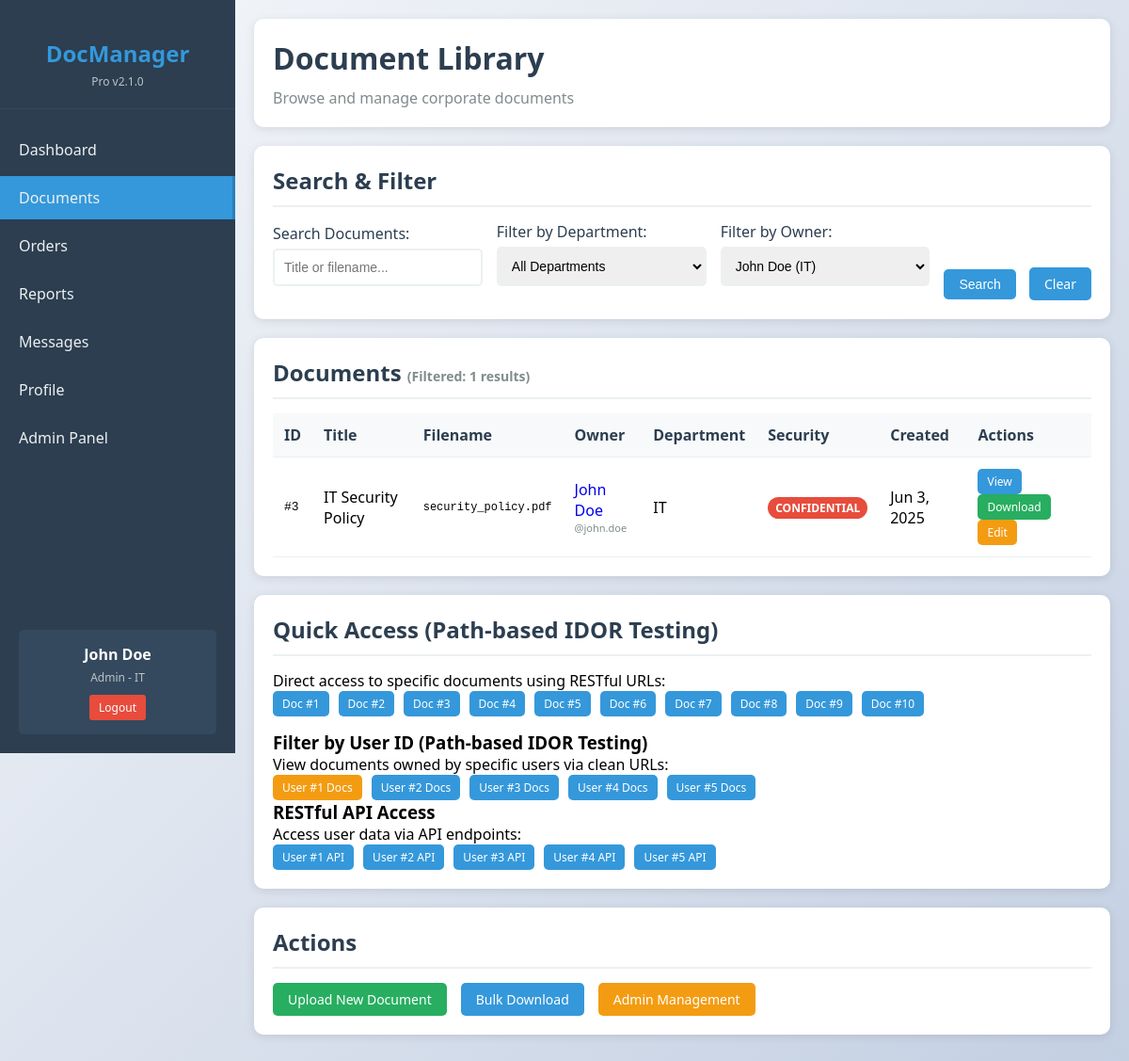
The app's page /documents/user/1 (signed in) with its own data.
### tables this page shows
CREATE TABLE documents (
    id INT AUTO_INCREMENT PRIMARY KEY,
    title VARCHAR(200) NOT NULL,
    filename VARCHAR(255) NOT NULL,
    file_path VARCHAR(500) NOT NULL,
    owner_id INT NOT NULL,
    department VARCHAR(50),
    is_confidential BOOLEAN DEFAULT FALSE,
    created_at TIMESTAMP DEFAULT CURRENT_TIMESTAMP,
    FOREIGN KEY (owner_id) REFERENCES users(id)
);

CREATE TABLE users (
    id INT AUTO_INCREMENT PRIMARY KEY,
    username VARCHAR(50) UNIQUE NOT NULL,
    password VARCHAR(255) NOT NULL,
    email VARCHAR(100) NOT NULL,
    first_name VARCHAR(50) NOT NULL,
    last_name VARCHAR(50) NOT NULL,
    role ENUM('admin', 'manager', 'employee') DEFAULT 'employee',
    department VARCHAR(50),
    created_at TIMESTAMP DEFAULT CURRENT_TIMESTAMP
);

### config.php (called while the page is built)
<?php
$config = [
    'database' => [
        'host' => 'database',
        'user' => 'webuser',
        'pass' => 'WebPass123',
        'name' => 'docmanager',
    ],
    'app' => [
        'name' => 'DocManager Pro',
        'version' => '2.1.0',
        'upload_path' => '/var/www/html/uploads/',
        'max_file_size' => 10485760,
    ],
    'security' => [
        'session_lifetime' => 3600,
        'password_hash' => false,
    ]
];

### auth.php (called while the page is built, shortened)
<?php
require_once 'config.php';
class Auth {
    public function __construct() {
        global $config;
        $this->db = new mysqli(
            $config['database']['host'],
            $config['database']['user'],
            $config['database']['pass'],
            $config['database']['name']
        );
    }
    public function isLoggedIn() {
        return isset($_SESSION['user_id']) && isset($_SESSION['login_time']);
    }
    public function getCurrentUser() {
        if ($this->isLoggedIn()) {
            return [
                'id' => $_SESSION['user_id'],
                'username' => $_SESSION['username'],
                'email' => $_SESSION['email'],
                'first_name' => $_SESSION['first_name'],
                'last_name' => $_SESSION['last_name'],
                'role' => $_SESSION['role'],
                'department' => $_SESSION['department']
            ];
        }
        return null;
    }
}
function requireLogin() {
    $auth = new Auth();
    return $auth->getCurrentUser();
}

### documents.php (the view, shortened to what this page needs)
<?php
require_once 'auth.php';
$user = requireLogin();
require_once 'config.php';
$db = new mysqli($config['database']['host'], $config['database']['user'], $config['database']['pass'], $config['database']['name']);
$filter_department = $_GET['department'] ?? '';
$filter_user_id = $_GET['user_id'] ?? '';
$search = $_GET['search'] ?? '';
$query = "SELECT d.*, u.first_name, u.last_name, u.username
          FROM documents d
          JOIN users u ON d.owner_id = u.id
          WHERE 1=1";
$params = [];
$types = "";
if ($filter_user_id) {
    $query .= " AND d.owner_id = ?";
    $params[] = $filter_user_id;
    $types .= "i";
}
$query .= " ORDER BY d.created_at DESC";
$stmt = $db->prepare($query);
if ($params) {
    $stmt->bind_param($types, ...$params);
}
$stmt->execute();
$documents = $stmt->get_result();
$users = $db->query("SELECT id, first_name, last_name, username, department FROM users ORDER BY first_name, last_name");
?>
<!DOCTYPE html>
<html lang="en">
<head>
    <link rel="stylesheet" href="style.css">
</head>
<body>
    <div class="container">
        <div class="sidebar">
            <div class="logo">
                <h2>DocManager</h2>
                <p>Pro v2.1.0</p>
            </div>
            <nav>
                <ul>
                    <li><a href="dashboard.php">Dashboard</a></li>
                    <li><a href="documents.php" class="active">Documents</a></li>
                    <li><a href="orders.php">Orders</a></li>
                    <li><a href="reports.php">Reports</a></li>
                    <li><a href="messages.php">Messages</a></li>
                    <li><a href="profile.php">Profile</a></li>
                    <?php if ($user['role'] === 'admin'): ?>
                    <li><a href="admin.php">Admin Panel</a></li>
                    <?php endif; ?>
                </ul>
            </nav>
            <div class="user-info">
                <div class="name"><?php echo htmlspecialchars($user['first_name'] . ' ' . $user['last_name']); ?></div>
                <div class="role"><?php echo ucfirst($user['role']); ?> - <?php echo htmlspecialchars($user['department']); ?></div>
                <a href="logout.php" class="logout">Logout</a>
            </div>
        </div>
        <div class="main-content">
            <div class="header">
                <h1>Document Library</h1>
                <p>Browse and manage corporate documents</p>
            </div>
            <div class="card">
                <h2>Search & Filter</h2>
                <form method="GET" style="display: grid; grid-template-columns: 1fr 1fr 1fr auto; gap: 15px; align-items: end;">
                    <div class="form-group">
                        <label for="search">Search Documents:</label>
                        <input type="text" id="search" name="search" placeholder="Title or filename..." value="<?php echo htmlspecialchars($search); ?>">
                    </div>
                    <div class="form-group">
                        <label for="department">Filter by Department:</label>
                        <select id="department" name="department">
                            <option value="">All Departments</option>
                        </select>
                    </div>
                    <div class="form-group">
                        <label for="user_id">Filter by Owner:</label>
                        <select id="user_id" name="user_id">
                            <?php while ($user_option = $users->fetch_assoc()): ?>
                                <option value="<?php echo $user_option['id']; ?>"
                                        <?php echo $filter_user_id == $user_option['id'] ? 'selected' : ''; ?>>
                                    <?php echo htmlspecialchars($user_option['first_name'] . ' ' . $user_option['last_name']); ?>
                                    (<?php echo htmlspecialchars($user_option['department']); ?>)
                                </option>
                            <?php endwhile; ?>
                        </select>
                    </div>
                    <div>
                        <button type="submit" class="btn">Search</button>
                        <a href="documents.php" class="btn" style="margin-left: 10px;">Clear</a>
                    </div>
                </form>
            </div>
            <div class="card">
                <h2>Documents
                    <?php if ($filter_department || $filter_user_id || $search): ?>
                        <span style="font-size: 14px; color: #7f8c8d;">
                            (Filtered: <?php echo $documents->num_rows; ?> results)
                        </span>
                    <?php endif; ?>
                </h2>
                <?php if ($documents->num_rows > 0): ?>
                <table class="table">
                    <thead>
                        <tr>
                            <th>ID</th>
                            <th>Title</th>
                            <th>Filename</th>
                            <th>Owner</th>
                            <th>Department</th>
                            <th>Security</th>
                            <th>Created</th>
                            <th>Actions</th>
                        </tr>
                    </thead>
                    <tbody>
                        <?php while ($doc = $documents->fetch_assoc()): ?>
                        <tr>
                            <td style="font-family: monospace;">#<?php echo $doc['id']; ?></td>
                            <td><?php echo htmlspecialchars($doc['title']); ?></td>
                            <td style="font-family: monospace; font-size: 12px;"><?php echo htmlspecialchars($doc['filename']); ?></td>
                            <td>
                                <a href="profiles/<?php echo $doc['owner_id']; ?>/view" style="text-decoration: none;">
                                    <?php echo htmlspecialchars($doc['first_name'] . ' ' . $doc['last_name']); ?>
                                </a>
                                <div style="font-size: 11px; color: #7f8c8d;">@<?php echo htmlspecialchars($doc['username']); ?></div>
                            </td>
                            <td><?php echo htmlspecialchars($doc['department']); ?></td>
                            <td>
                                <?php if ($doc['is_confidential']): ?>
                                    <span class="badge badge-danger">CONFIDENTIAL</span>
                                <?php else: ?>
                                    <span class="badge badge-success">PUBLIC</span>
                                <?php endif; ?>
                            </td>
                            <td><?php echo date('M j, Y', strtotime($doc['created_at'])); ?></td>
                            <td>
                                <a href="documents/<?php echo $doc['id']; ?>/view" class="btn btn-sm">View</a>
                                <a href="documents/<?php echo $doc['id']; ?>/download" class="btn btn-sm btn-success">Download</a>
                                <?php if ($doc['owner_id'] == $user['id'] || $user['role'] === 'admin'): ?>
                                    <a href="documents/<?php echo $doc['id']; ?>/edit" class="btn btn-sm btn-warning">Edit</a>
                                <?php endif; ?>
                            </td>
                        </tr>
                        <?php endwhile; ?>
                    </tbody>
                </table>
                <?php endif; ?>
            </div>
            <div class="card">
                <h2>Quick Access (Path-based IDOR Testing)</h2>
                <p>Direct access to specific documents using RESTful URLs:</p>
                <div style="display: flex; gap: 10px; flex-wrap: wrap; margin-bottom: 15px;">
                    <?php for ($i = 1; $i <= 10; $i++): ?>
                        <a href="documents/<?php echo $i; ?>/view" class="btn btn-sm">Doc #<?php echo $i; ?></a>
                    <?php endfor; ?>
                </div>
                <h3>Filter by User ID (Path-based IDOR Testing)</h3>
                <p>View documents owned by specific users via clean URLs:</p>
                <div style="display: flex; gap: 10px; flex-wrap: wrap;">
                    <?php for ($i = 1; $i <= 5; $i++): ?>
                        <a href="documents/user/<?php echo $i; ?>"
                           class="btn btn-sm <?php echo $filter_user_id == $i ? 'btn-warning' : ''; ?>">
                            User #<?php echo $i; ?> Docs
                        </a>
                    <?php endfor; ?>
                </div>
                <h3>RESTful API Access</h3>
                <p>Access user data via API endpoints:</p>
                <div style="display: flex; gap: 10px; flex-wrap: wrap;">
                    <?php for ($i = 1; $i <= 5; $i++): ?>
                        <a href="api/users/<?php echo $i; ?>/documents" target="_blank" class="btn btn-sm">User #<?php echo $i; ?> API</a>
                    <?php endfor; ?>
                </div>
            </div>
            <div class="card">
                <h2>Actions</h2>
                <div style="display: flex; gap: 15px;">
                    <a href="upload_document.php" class="btn btn-success">Upload New Document</a>
                    <a href="bulk_download.php" class="btn">Bulk Download</a>
                    <?php if ($user['role'] === 'admin'): ?>
                        <a href="admin_documents.php" class="btn btn-warning">Admin Management</a>
                    <?php endif; ?>
                </div>
            </div>
        </div>
    </div>
</body>
</html>

### style.css (style rules this page uses)
* { margin: 0; padding: 0; box-sizing: border-box; }
body { font-family: 'Segoe UI', Tahoma, Geneva, Verdana, sans-serif; background: linear-gradient(135deg, #f5f7fa 0%, #c3cfe2 100%); min-height: 100vh; }
.container { display: flex; min-height: 100vh; }
.sidebar { width: 250px; background: #2c3e50; color: white; padding: 20px 0; position: fixed; height: 100vh; overflow-y: auto; }
.sidebar .logo { text-align: center; padding: 20px; border-bottom: 1px solid #34495e; margin-bottom: 20px; }
.sidebar .logo h2 { color: #3498db; font-size: 24px; margin-bottom: 5px; }
.sidebar .logo p { color: #bdc3c7; font-size: 12px; }
.sidebar nav ul { list-style: none; }
.sidebar nav ul li { margin: 5px 0; }
.sidebar nav ul li a { display: block; padding: 12px 20px; color: #ecf0f1; text-decoration: none; transition: all 0.3s; }
.sidebar nav ul li a:hover, .sidebar nav ul li a.active { background: #3498db; border-right: 3px solid #2980b9; }
.sidebar .user-info { position: absolute; bottom: 20px; left: 20px; right: 20px; padding: 15px; background: #34495e; border-radius: 5px; text-align: center; }
.sidebar .user-info .name { font-weight: bold; margin-bottom: 5px; }
.sidebar .user-info .role { font-size: 12px; color: #bdc3c7; margin-bottom: 10px; }
.sidebar .user-info .logout { display: inline-block; padding: 5px 10px; background: #e74c3c; color: white; text-decoration: none; border-radius: 3px; font-size: 12px; transition: background-color 0.3s; }
.main-content { margin-left: 250px; padding: 20px; flex: 1; }
.header { background: white; padding: 20px; border-radius: 10px; box-shadow: 0 2px 10px rgba(0,0,0,0.1); margin-bottom: 20px; }
.header h1 { color: #2c3e50; margin-bottom: 10px; }
.header p { color: #7f8c8d; }
.card { background: white; border-radius: 10px; box-shadow: 0 2px 10px rgba(0,0,0,0.1); padding: 20px; margin-bottom: 20px; }
.card h2 { color: #2c3e50; margin-bottom: 15px; border-bottom: 2px solid #ecf0f1; padding-bottom: 10px; }
.table { width: 100%; border-collapse: collapse; margin-top: 15px; }
.table th, .table td { padding: 12px; text-align: left; border-bottom: 1px solid #ecf0f1; }
.table th { background: #f8f9fa; color: #2c3e50; font-weight: 600; }
.btn { display: inline-block; padding: 8px 16px; background: #3498db; color: white; text-decoration: none; border-radius: 5px; border: none; cursor: pointer; font-size: 14px; transition: background-color 0.3s; }
.btn-sm { padding: 5px 10px; font-size: 12px; }
.btn-success { background: #27ae60; }
.btn-warning { background: #f39c12; }
.form-group { margin-bottom: 15px; }
.form-group label { display: block; margin-bottom: 5px; color: #2c3e50; font-weight: 500; }
.form-group input, .form-group textarea, .form-group select { width: 100%; padding: 10px; border: 2px solid #ecf0f1; border-radius: 5px; font-size: 14px; transition: border-color 0.3s; }
.badge { display: inline-block; padding: 3px 8px; border-radius: 12px; font-size: 12px; font-weight: bold; }
.badge-danger { background: #e74c3c; color: white; }

### records on screen
documents: id "3", title "IT Security Policy", filename "security_policy.pdf", owner.last_name "John Doe", owner.username "john.doe", department "IT", is_confidential "CONFIDENTIAL", created_at "Jun 3, 2025"

### other values on screen
$user['first_name'] . ' ' . $user['last_name'] "John Doe"
$user['role'] "Admin"
$user['department'] "IT"
$documents->num_rows "1"
form field user_id "John Doe (IT)"
